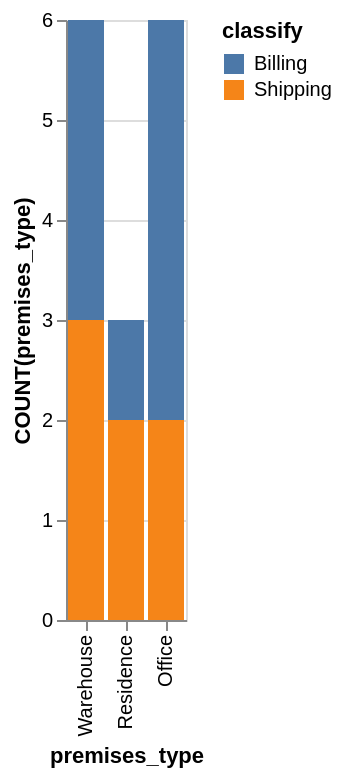

The Vega-Lite source for this figure:
### Vega-Lite specification from a JSON file in a GitHub repository (floating-point values rounded to 4 significant figures)
{"data": {"values": [{"x_data": "Warehouse", "y_data": 3, "classify": "Billing"}, {"x_data": "Residence", "y_data": 1, "classify": "Billing"}, {"x_data": "Office", "y_data": 4, "classify": "Billing"}, {"x_data": "Warehouse", "y_data": 3, "classify": "Shipping"}, {"x_data": "Residence", "y_data": 2, "classify": "Shipping"}, {"x_data": "Office", "y_data": 2, "classify": "Shipping"}]}, "mark": "bar", "encoding": {"x": {"field": "x_data", "type": "nominal", "title": "premises_type", "sort": "descending"}, "y": {"field": "y_data", "type": "quantitative", "title": "COUNT(premises_type)"}, "color": {"field": "classify"}}}
